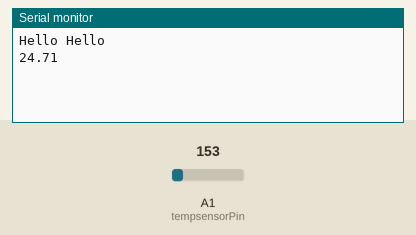
Simulated run of this sketch. Board: Arduino Uno, built with avr-gcc and run on an emulated ATmega328P. Parts: the last lines printed to the serial monitor. The inputs (shaded band) are chosen by the test bench; at power-on: A1 (tempsensorPin) = 153.

Above: at 2.2 s.
2.3 s: A1 (tempsensorPin) set to 165
At 4.4 s:
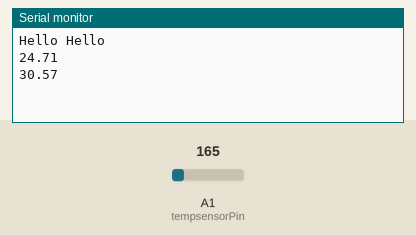
6.1 s: A1 (tempsensorPin) set to 175
At 7.9 s:
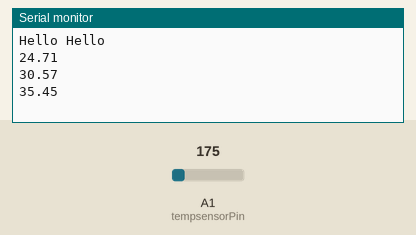
Timing chart, 0 to 9.4 s (numbered marks = the images above; inputs shaded):
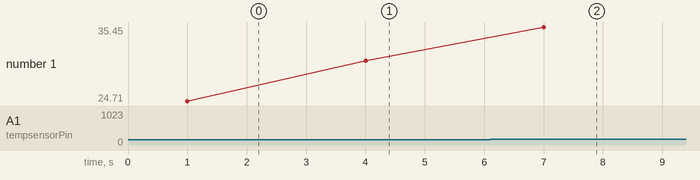

Measured:
- after the input at 2.3 s, the serial monitor: prints a new line after 1.7 s (image 1)
- after the input at 6.1 s, the serial monitor: prints a new line after 0.90 s (image 2)
- plotted number 1: 24.71 → 30.57 after the input at 2.3 s, 30.57 → 35.45 after the input at 6.1 s

The sketch:

test_tempsensor.ino
```cpp
// Display the temperature every two second
// you should open the serial moniter (ctrl+shift+m);


int tempsensorPin=A1;
float supply_voltage=5.0;

void setup(){
Serial.begin(9600);
delay(300);
Serial.println("Hello Hello");
delay(700);

}

void loop(){
  Serial.println( get_temperature() );
  delay (3000);
}

const float get_temperature(){
  const int sensor_voltage=analogRead(tempsensorPin);
  const float voltage=sensor_voltage*supply_voltage/1024;
  return (voltage*1000-500)/10;
}
```
